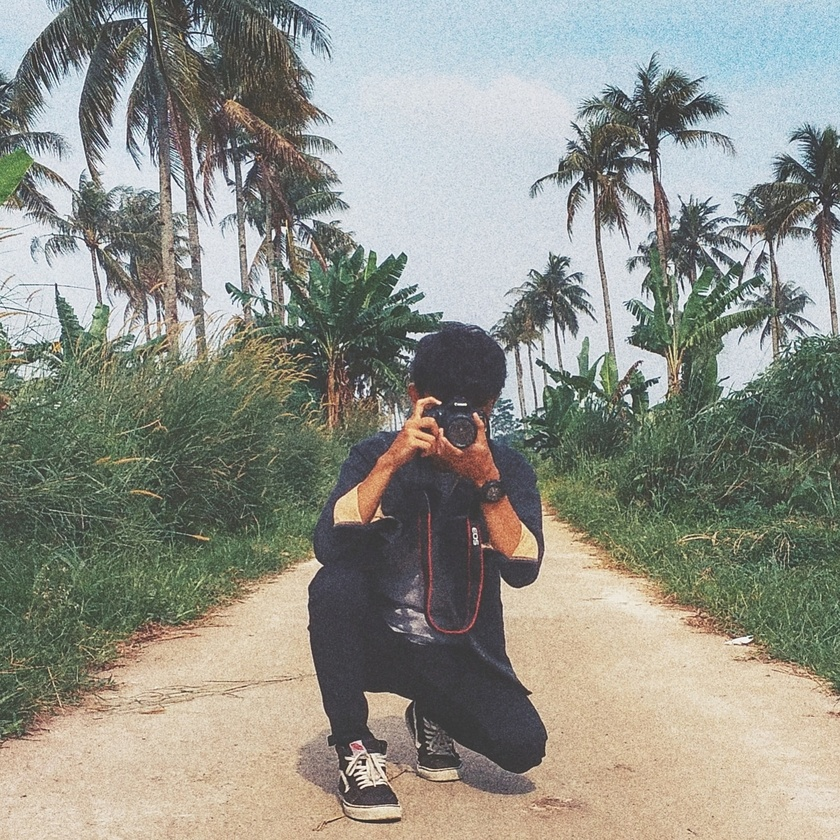
#> input picture images/myimage.jpg, 840 x 840 px, shrunk from 1646 x 1646 before the run
$ python my.py
#> lines starting #> are read from the running program, lines starting #| are printed output that depends on the picture
# UAS
# Rahmat Hidayat
# 171011400893


# Edge Detection

import matplotlib.pyplot as plt
from skimage import io
from skimage.filters import roberts, sobel, scharr, prewitt

img = io.imread("images/myimage.jpg", as_gray=True)
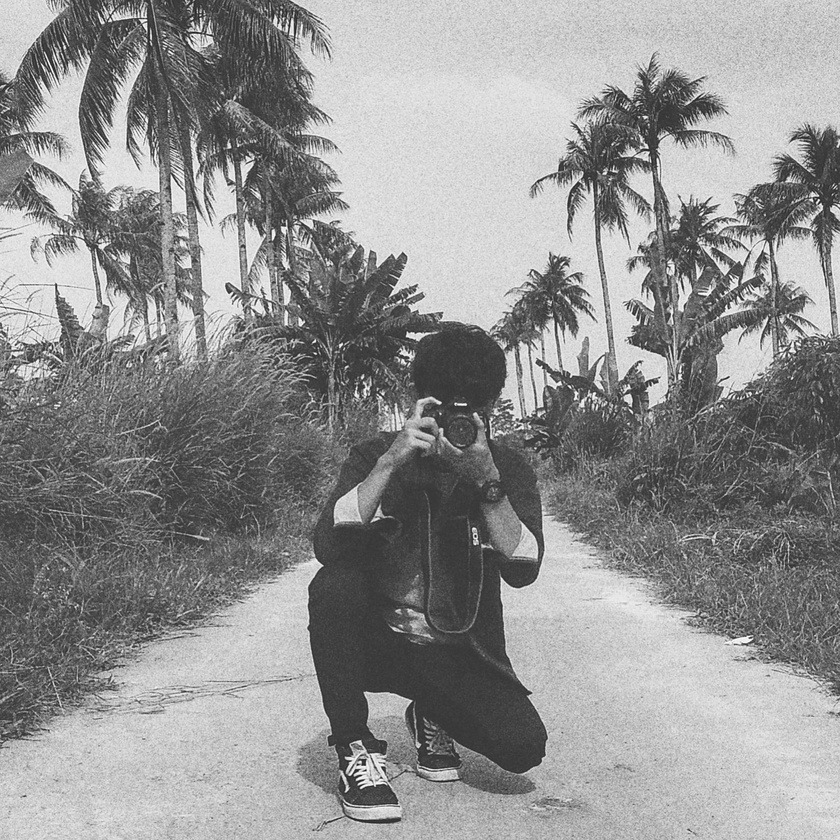
#> img: shape (840, 840) float64; min 0.0694, max 1, mean 0.569
print(img.shape)
#| (840, 840)


edge_roberts = roberts(img)
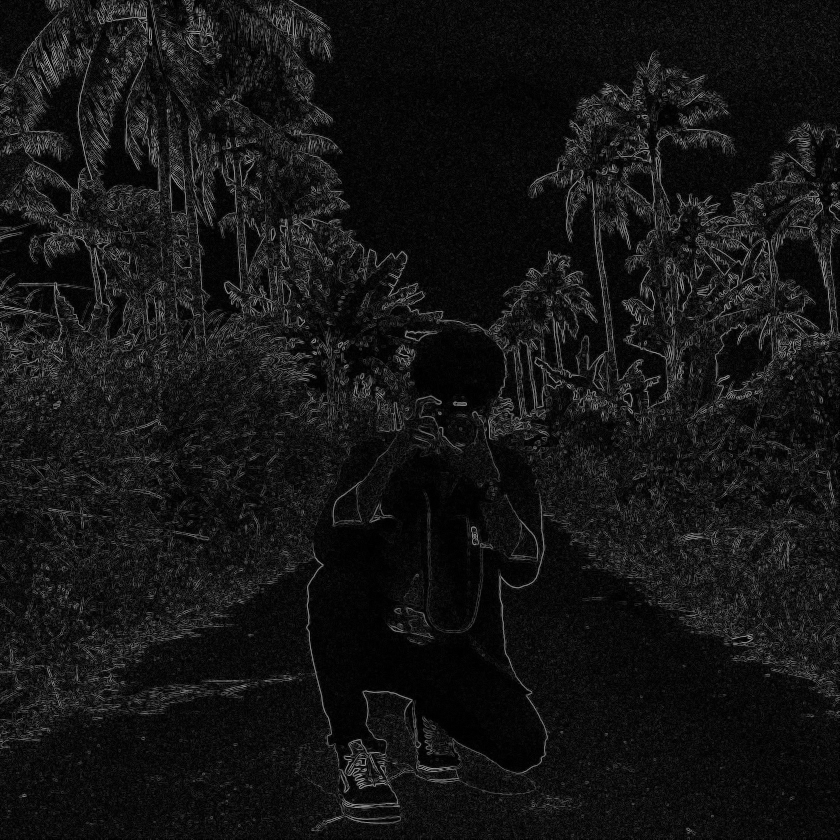
#> edge_roberts: shape (840, 840) float64; min 0, max 0.655, mean 0.0822

edge_sobel = sobel(img)
edge_scharr = scharr(img)
edge_prewitt = prewitt(img)


fig, axes = plt.subplots(nrows=2, ncols=2, sharex=True, sharey=True,
                         figsize=(8, 8))
ax = axes.ravel()

ax[0].imshow(img, cmap=plt.cm.gray)
ax[0].set_title('Original image')

ax[1].imshow(edge_roberts, cmap=plt.cm.gray)
ax[1].set_title('Rahmat Edge Detection')

ax[2].imshow(edge_sobel, cmap=plt.cm.gray)
ax[2].set_title('Rhd')

ax[3].imshow(edge_scharr, cmap=plt.cm.gray)
ax[3].set_title('Abf')

for a in ax:
    a.axis('off')

plt.tight_layout()
plt.show()
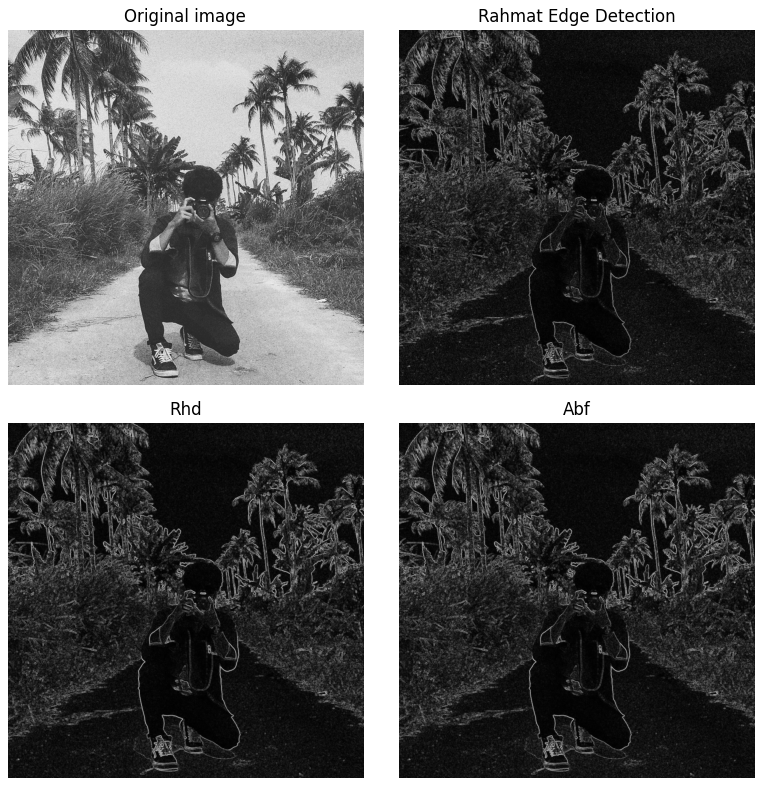
#> figure drawn by matplotlib, 4 panels


from skimage import feature
edge_canny = feature.canny(img, sigma=3)
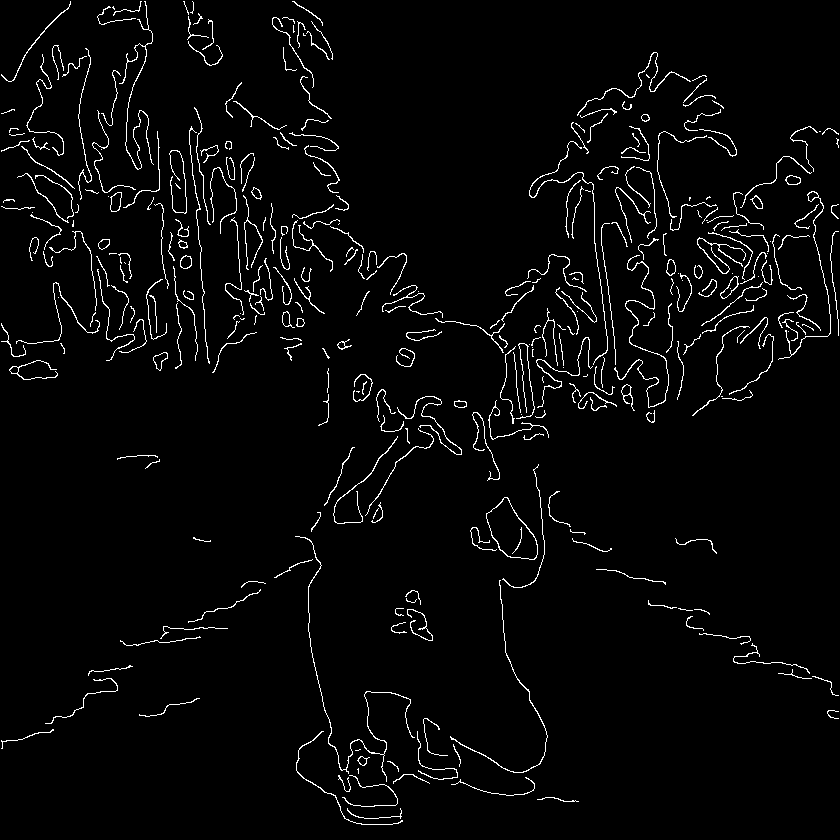
#> edge_canny: shape (840, 840) bool; 3.1% white in thin lines or dots
plt.imshow(edge_canny)
